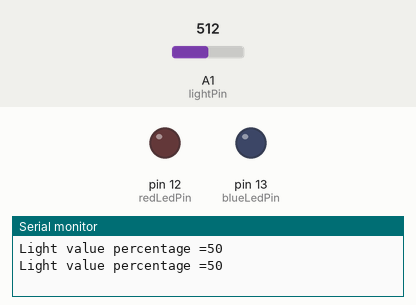
A sketch run on a simulated Arduino Uno, built with avr-gcc and run on an emulated ATmega328P. On the bench: output pins drawn as LEDs (lit = HIGH), the last lines printed to the serial monitor. Inputs (shaded band) come from the test bench; at power-on: A1 (lightPin) = 512.

Above: at 1.8 s.
1.9 s: A1 (lightPin) set to 498
At 4.2 s:
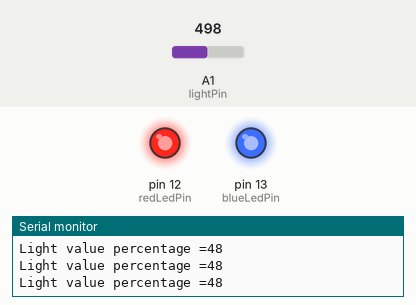
4.5 s: A1 (lightPin) set to 716
At 6.7 s:
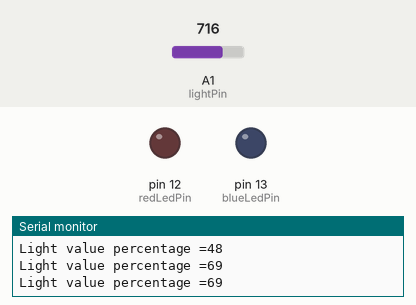
7.5 s: A1 (lightPin) set to 511
At 10.3 s:
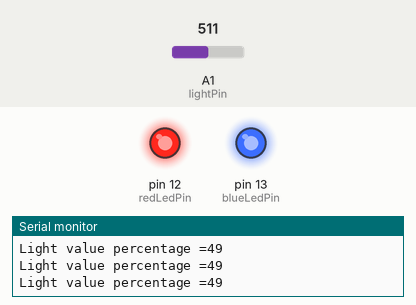
Timing chart, 0 to 11.8 s (numbered marks = the images above; inputs shaded):
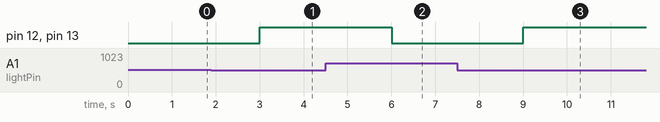

The sketch:

E004-LightSensor.ino
```cpp
// (licence header left out)
int lightPin = A1; //The light sensor is plugged into pin A1 of the Arduino.
int data = 0;      //This will store the data from the sensor.
int redLedPin = 12;
int blueLedPin = 13;
int dark = 50;

void setup() { //The Setup function runs once.
  Serial.begin(9600);
  pinMode(redLedPin, OUTPUT);
  pinMode(blueLedPin, OUTPUT);
}

void loop() { //The loop function runs forever.
//  data = analogRead(lightPin); //Read the value from the light sensor and store it in the lightData variable.
//  Serial.print("Light value =");
//  Serial.println(data);  //Print the data to the serial port.
//  delay(1000);           //Wait 1 second (1000mS) before running again.

  /* Level 2 */
  data = analogRead(lightPin); //Read the value from the light sensor and store it in the lightData variable.
  Serial.print("Light value percentage =");
  Serial.println(map(data, 0, 1023, 0, 100));  //Print the data to the serial port.
  delay(1000);           //Wait 1 second (1000mS) before running again.

  /* Level 3 */
  if(map(data, 0, 1023, 0, 100) < dark){
    digitalWrite(redLedPin, HIGH);
    digitalWrite(blueLedPin, HIGH);
  } else {
    digitalWrite(redLedPin, LOW);
    digitalWrite(blueLedPin, LOW);
  }
}
```

Measured:
- the behaviour switches between 512 and 511 on A1 (lightPin) (found by bisection; images 0 and 1)
- after the input at 1.9 s, pin 12 (redLedPin), pin 13 (blueLedPin): LOW → HIGH after 1.1 s
- after the input at 4.5 s, pin 12 (redLedPin), pin 13 (blueLedPin): HIGH → LOW after 1.5 s
- after the input at 7.5 s, pin 12 (redLedPin), pin 13 (blueLedPin): LOW → HIGH after 1.5 s
